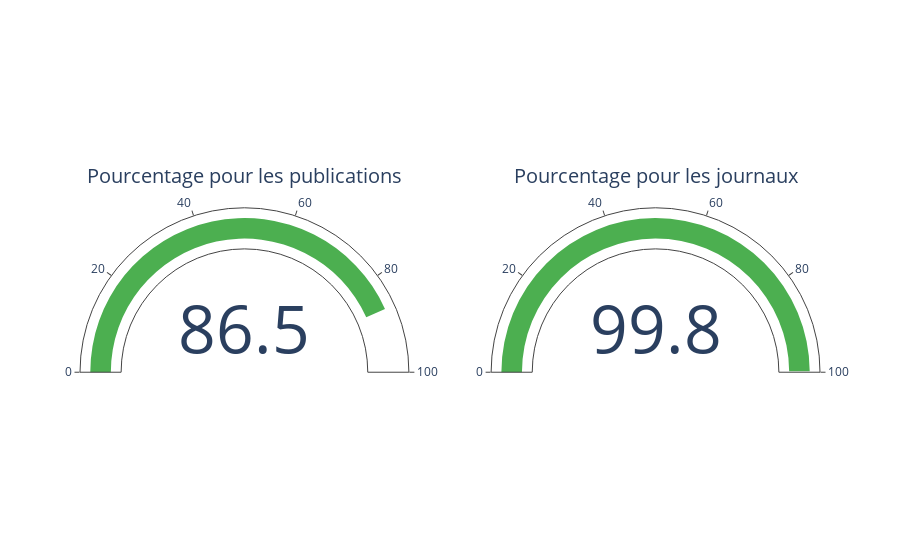

The cell this chart's notebook holds for it:
### Code cell
# Dossiers
input_dir = './data/scopus'
output_dir = './data/cleanScopus'

overall_nb_pub = 0
overall_nb_journals = 0
overall_clean_journals = 0
overall_unclean_journals = 0

overall_clean_dict ={}
overall_unclean_dict = {}

for filename in os.listdir(input_dir):
    if filename.endswith('.csv') and filename != "MEDI.csv.broken":
        print(filename)
        input_path = os.path.join(input_dir, filename)
        fig = go.Figure()

        nb_pub = 0
        nb_journals = 0
        nb_clean_journals = 0
        nb_unclean_journals =0
        clean_dict = {}
        unclean_dict = {}

        df = pd.read_csv(input_path)
        for ind, row in df.iterrows() :
            
            nb_pub += 1
            if row["prism:aggregationType"] == "Journal" :
                nb_journals += 1
                subtype = row["subtypeDescription"]
                issn = str(row["prism:issn"])
                e_issn = str(row["prism:eIssn"])
                if (issn and issn.strip() and issn.lower() != "nan") or  (e_issn and e_issn.strip() and e_issn.lower() != "nan") :
                    if subtype not in overall_clean_dict :
                        overall_clean_dict[subtype] = 0
                    if subtype not in clean_dict :
                        clean_dict[subtype] = 0
                    nb_clean_journals += 1
                    clean_dict[subtype] += 1
                    overall_clean_journals += 1
                else :
                    if subtype not in overall_unclean_dict :
                        overall_unclean_dict[subtype] = 0
                    if subtype not in unclean_dict :
                        unclean_dict[subtype] = 0
                    nb_unclean_journals += 1
                    unclean_dict[subtype] += 1
                    overall_unclean_journals += 1

        overall_nb_pub += nb_pub
        overall_nb_journals += nb_journals
        print("finish computations")

        # output_path = os.path.join(output_dir, f"clean_{filename}")
        #
        # clean_journal_df.to_csv(output_path, index=False)

        # Créer un graphique en jauge pour afficher le pourcentage de journaux nettoyés
        pub_percentage = nb_clean_journals / nb_pub * 100
        journal_percentage = nb_clean_journals / nb_journals * 100

        fig.add_trace(go.Indicator(
            value=pub_percentage,
            gauge={'axis': {'range': [0, 100]}, 'bar': {'color': "#4CAF50"}},
            title={'text': filename + " % sur les publications"},
            domain={'row': 0, 'column': 0}))
        fig.add_trace(go.Indicator(
            value=journal_percentage,
            gauge={'axis': {'range': [0, 100]}, 'bar': {'color': "#4CAF50"}},
            title={'text': filename + " % sur les journaux"},
            domain={'row': 0, 'column': 1}))
        print("finish basic%plot")
        # fig = go.Figure(data=[go.Pie(labels=labels, values=values)])
        if "Article" not in clean_dict:
            clean_dict["Article"] = 0
        if "Article" not in unclean_dict:
            unclean_dict["Article"] = 0

        

        clean_articles = clean_dict["Article"]
        unclean_articles = unclean_dict["Article"]
        fig.add_trace(go.Indicator(
            value=sum([value for (key,value) in clean_dict.items() if key!="Article"])/(nb_journals - clean_articles - unclean_articles)*100,
            gauge={'axis': {'range': [0, 100]}, 'bar': {'color': "#4CAF50"}},
            title={'text': filename + " % Journaux non Articles propres"},
            domain={'row': 1, 'column': 0}))
        fig.add_trace(go.Indicator(
            value=clean_articles/(clean_articles + unclean_articles)*100,
            gauge={'axis': {'range': [0, 100]}, 'bar': {'color': "#4CAF50"}},
            title={'text': filename + " % Journaux Articles propres"},
            domain={'row': 1, 'column': 1}))
        fig.update_layout(
            grid={'rows': 2, 'columns': 2, 'pattern': "independent"},
            template={'data': {
                'indicator': [{
                    'title': {'text': filename},
                    'mode': "number+gauge",
                    'delta': {'reference': 90}}]
                }
            }
        )
        print("finish gauge plot")
        fig1 = go.Figure(data = [go.Pie(
            labels = list(clean_dict.keys()),
            values = list(clean_dict.values()),
            title={'text': filename + " Distrib subtype/clean Journals"})])
        fig2  = go.Figure(data = [go.Pie(
            labels = list(unclean_dict.keys()),
            values = list(unclean_dict.values()),
            title={'text': filename + " Distrib subtype/unclean Journals"})])
        print("prepare for writing")
        fig.write_html(output_dir + "/charts/" + filename + ".html")
        #fig.write_image(output_dir + "/charts/" + filename + ".png")
        print("write fig")
        #fig.show()
        #fig1.show()
        #fig1.write_image(output_dir + "/charts/" + filename+"_DistribClean" + ".png")
        fig1.write_html(output_dir + "/charts/" + filename+"_DistribClean" + ".html")
        print("write fig1")
        #fig2.show()
        #fig2.write_image(output_dir + "/charts/" + filename+"_DistribUnclean" + ".png")
        fig2.write_html(output_dir + "/charts/" + filename+"_DistribUnclean" + ".html")
        print("write fig2")
        
        print("Pourcentage pour publis :" + str(pub_percentage))
        # print("Pourcentage pour journaux :" + str(journal_percentage))

overall_percentage_pub = overall_clean_journals / overall_nb_pub * 100
overall_percentage_journal = overall_clean_journals / overall_nb_journals * 100

fig1 = go.Figure()
fig1.add_trace(go.Indicator(
    mode="gauge+number",
    value=overall_percentage_pub,
    title={'text': "Pourcentage pour les publications"},
    gauge={'axis': {'range': [0, 100]}, 'bar': {'color': "#4CAF50"}},
    domain={'row': 0, 'column': 0}
))
fig1.add_trace(go.Indicator(
    mode="gauge+number",
    value=overall_percentage_journal,
    title={'text': "Pourcentage pour les journaux"},
    gauge={'axis': {'range': [0, 100]}, 'bar': {'color': "#4CAF50"}},
    domain={'row': 0, 'column': 1}
))
fig1.update_layout(
            grid={'rows': 1, 'columns': 2, 'pattern': "independent"},
            template={'data': {
                'indicator': [{
                    'mode': "number+gauge",
                    'delta': {'reference': 120}}]
                }
            }
        )
fig1.show()
# Sauvegarder la figure en format PNG
fig.write_image(output_dir + "/charts/overall_journal.png")
fig.write_html(output_dir + "/charts/overall_journal.html")

print("Traitement terminé. Les fichiers nettoyés sont disponibles dans le dossier ./data/cleanScopus.")

### Figure 1 — Plotly figure (JSON) as saved in the notebook; plotly's stock layout.template omitted (floating-point values rounded to 4 significant figures)
{"data": [{"domain": {"column": 0, "row": 0}, "gauge": {"axis": {"range": [0, 100]}, "bar": {"color": "#4CAF50"}}, "mode": "gauge+number", "title": {"text": "Pourcentage pour les publications"}, "type": "indicator", "value": 86.52}, {"domain": {"column": 1, "row": 0}, "gauge": {"axis": {"range": [0, 100]}, "bar": {"color": "#4CAF50"}}, "mode": "gauge+number", "title": {"text": "Pourcentage pour les journaux"}, "type": "indicator", "value": 99.79}], "layout": {"grid": {"columns": 2, "pattern": "independent", "rows": 1}}}
